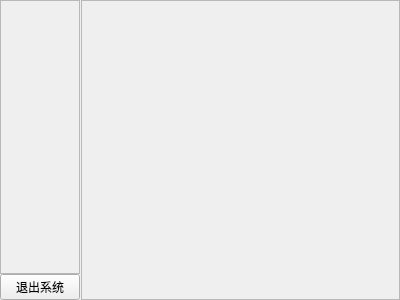
<?xml version="1.0" encoding="UTF-8"?>
<ui version="4.0">
 <class>NJHRSystemMainWidget</class>
 <widget class="QWidget" name="NJHRSystemMainWidget">
  <property name="geometry">
   <rect>
    <x>0</x>
    <y>0</y>
    <width>400</width>
    <height>300</height>
   </rect>
  </property>
  <property name="windowTitle">
   <string>NJHRSystemMainWidget</string>
  </property>
  <layout class="QHBoxLayout" name="horizontalLayout_2" stretch="1,4">
   <property name="spacing">
    <number>1</number>
   </property>
   <property name="leftMargin">
    <number>0</number>
   </property>
   <property name="topMargin">
    <number>0</number>
   </property>
   <property name="rightMargin">
    <number>0</number>
   </property>
   <property name="bottomMargin">
    <number>0</number>
   </property>
   <item>
    <layout class="QVBoxLayout" name="verticalLayout" stretch="10,1">
     <property name="spacing">
      <number>0</number>
     </property>
     <item>
      <widget class="QScrollArea" name="scrollArea_group">
       <property name="widgetResizable">
        <bool>true</bool>
       </property>
       <widget class="QWidget" name="scrollAreaWidgetContents">
        <property name="geometry">
         <rect>
          <x>0</x>
          <y>0</y>
          <width>76</width>
          <height>269</height>
         </rect>
        </property>
       </widget>
      </widget>
     </item>
     <item>
      <layout class="QHBoxLayout" name="horizontalLayout" stretch="3">
       <property name="spacing">
        <number>0</number>
       </property>
       <item>
        <widget class="QPushButton" name="pushButton_exit">
         <property name="text">
          <string>退出系统</string>
         </property>
        </widget>
       </item>
      </layout>
     </item>
    </layout>
   </item>
   <item>
    <widget class="QScrollArea" name="scrollArea_show">
     <property name="widgetResizable">
      <bool>true</bool>
     </property>
     <widget class="QWidget" name="scrollAreaWidgetContents_2">
      <property name="geometry">
       <rect>
        <x>0</x>
        <y>0</y>
        <width>317</width>
        <height>298</height>
       </rect>
      </property>
     </widget>
    </widget>
   </item>
  </layout>
 </widget>
 <layoutdefault spacing="6" margin="11"/>
 <resources/>
 <connections/>
</ui>
